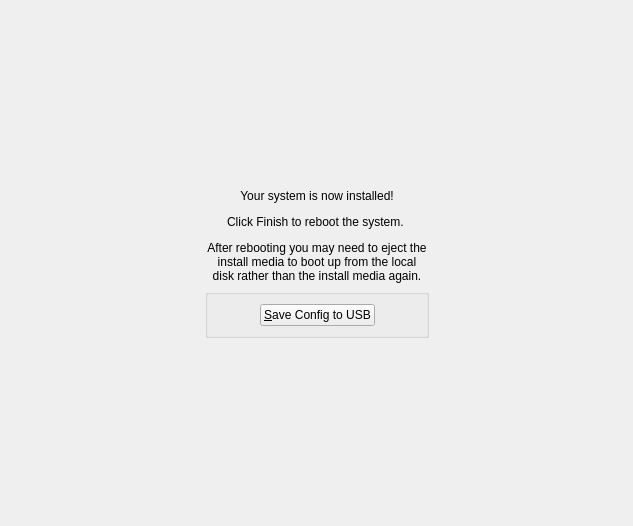
      <widget class="QWidget" name="page_finished">
       <layout class="QGridLayout" name="gridLayout_13">
        <item row="0" column="1">
         <spacer name="verticalSpacer_10">
          <property name="orientation">
           <enum>Qt::Vertical</enum>
          </property>
          <property name="sizeType">
           <enum>QSizePolicy::Preferred</enum>
          </property>
          <property name="sizeHint" stdset="0">
           <size>
            <width>20</width>
            <height>178</height>
           </size>
          </property>
         </spacer>
        </item>
        <item row="1" column="0" rowspan="2">
         <spacer name="horizontalSpacer_16">
          <property name="orientation">
           <enum>Qt::Horizontal</enum>
          </property>
          <property name="sizeType">
           <enum>QSizePolicy::Preferred</enum>
          </property>
          <property name="sizeHint" stdset="0">
           <size>
            <width>194</width>
            <height>20</height>
           </size>
          </property>
         </spacer>
        </item>
        <item row="1" column="1">
         <widget class="QLabel" name="labelFinished">
          <property name="styleSheet">
           <string notr="true">background: transparent;</string>
          </property>
          <property name="text">
           <string>&lt;html&gt;&lt;head/&gt;&lt;body&gt;&lt;p&gt;Your system is now installed!&lt;/p&gt;&lt;p&gt;Click Finish to reboot the system. &lt;/p&gt;&lt;p&gt;After rebooting you may need to eject the install media to boot up from the local disk rather than the install media again.&lt;/p&gt;&lt;/body&gt;&lt;/html&gt;</string>
          </property>
          <property name="alignment">
           <set>Qt::AlignCenter</set>
          </property>
          <property name="wordWrap">
           <bool>true</bool>
          </property>
         </widget>
        </item>
        <item row="1" column="2" rowspan="2">
         <spacer name="horizontalSpacer_17">
          <property name="orientation">
           <enum>Qt::Horizontal</enum>
          </property>
          <property name="sizeType">
           <enum>QSizePolicy::Preferred</enum>
          </property>
          <property name="sizeHint" stdset="0">
           <size>
            <width>193</width>
            <height>20</height>
           </size>
          </property>
         </spacer>
        </item>
        <item row="2" column="1">
         <widget class="QGroupBox" name="groupBox_6">
          <property name="styleSheet">
           <string notr="true">background: transparent;</string>
          </property>
          <property name="title">
           <string/>
          </property>
          <layout class="QGridLayout" name="gridLayout_9">
           <item row="0" column="0">
            <layout class="QHBoxLayout" name="horizontalLayout_7">
             <item>
              <spacer name="horizontalSpacer_20">
               <property name="orientation">
                <enum>Qt::Horizontal</enum>
               </property>
               <property name="sizeHint" stdset="0">
                <size>
                 <width>40</width>
                 <height>20</height>
                </size>
               </property>
              </spacer>
             </item>
             <item>
              <widget class="QPushButton" name="pushSaveConfig2">
               <property name="toolTip">
                <string extracomment="Save configuration file to USB stick"/>
               </property>
               <property name="autoFillBackground">
                <bool>false</bool>
               </property>
               <property name="styleSheet">
                <string notr="true">background-color: rgb(238, 238, 238);</string>
               </property>
               <property name="text">
                <string>&amp;Save Config to USB</string>
               </property>
               <property name="icon">
                <iconset resource="sysinstaller.qrc">
                 <normaloff>:/modules/images/usb.png</normaloff>:/modules/images/usb.png</iconset>
               </property>
               <property name="iconSize">
                <size>
                 <width>24</width>
                 <height>24</height>
                </size>
               </property>
               <property name="autoDefault">
                <bool>false</bool>
               </property>
               <property name="default">
                <bool>false</bool>
               </property>
               <property name="flat">
                <bool>false</bool>
               </property>
              </widget>
             </item>
             <item>
              <spacer name="horizontalSpacer_21">
               <property name="orientation">
                <enum>Qt::Horizontal</enum>
               </property>
               <property name="sizeHint" stdset="0">
                <size>
                 <width>40</width>
                 <height>20</height>
                </size>
               </property>
              </spacer>
             </item>
            </layout>
           </item>
          </layout>
         </widget>
        </item>
        <item row="3" column="1">
         <spacer name="verticalSpacer_9">
          <property name="orientation">
           <enum>Qt::Vertical</enum>
          </property>
          <property name="sizeType">
           <enum>QSizePolicy::Preferred</enum>
          </property>
          <property name="sizeHint" stdset="0">
           <size>
            <width>20</width>
            <height>177</height>
           </size>
          </property>
         </spacer>
        </item>
       </layout>
      </widget>
